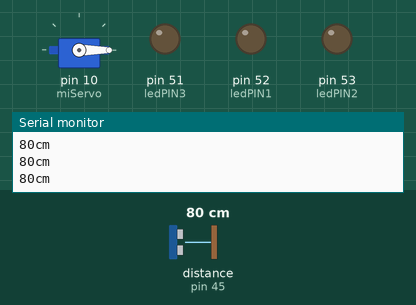
Recording of a sketch running on a simulated Arduino Mega 2560, built with avr-gcc and run on an emulated ATmega2560. Shown: servo, output pins drawn as LEDs (lit = HIGH), the last lines printed to the serial monitor. Wiring (inferred from the names in the program): ultrasonic range finder: trigger pin 44; echo pin 45. Inputs (shaded band) come from the test bench; at power-on: distance to the obstacle (sensor on pin 45) 80 cm. The echo pulse lasts 58.3 µs per cm; pins used as bus, display or sensor lines are not drawn.

Above: at 1.2 s.
1.3 s: distance to the obstacle (sensor on pin 45) set to 13 cm
2.8 s: distance to the obstacle (sensor on pin 45) set to 10 cm
At 4.0 s:
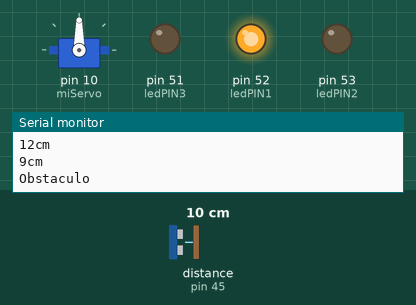
4.3 s: distance to the obstacle (sensor on pin 45) set to 18 cm
7.3 s: distance to the obstacle (sensor on pin 45) set to 2 cm
At 8.8 s:
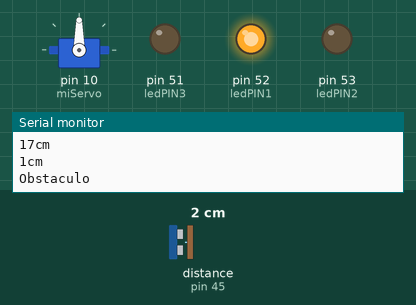
9.1 s: distance to the obstacle (sensor on pin 45) set to 35 cm
At 12.5 s:
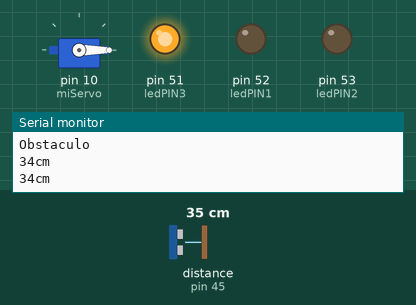
Timing chart, 0 to 13.1 s (numbered marks = the images above; inputs shaded):
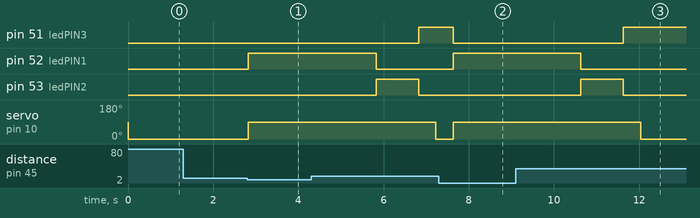

The sketch:

Sensor_Ultrasonidos_con_Leds_y_Servo.ino
```cpp
//@Sergitooo

#include <Servo.h>

int cm = 0;
long distancia, duracion; //long valores decimales
int posicion1 = 90;
int posicion2 = 0;
Servo miServo; //al pin 10
#define Pecho 45 //Echo al pin 45
#define Ptrig 44 //Trig pin 44
const int ledPIN1 = 52; //LED VERDE
const int ledPIN2 = 53; //LED AMARILLO
const int ledPIN3 = 51; //LED ROJO

void setup() {
  Serial.begin (9600);   //inicializa el puerto serie a 9600 baudios
  pinMode(Pecho, INPUT);  //define el pin 45 como entrada (echo)
  pinMode(Ptrig, OUTPUT); //define el pin 44 como salida (triger)
  pinMode(ledPIN1 , OUTPUT);  //definir pin como salida
  pinMode(ledPIN2 , OUTPUT);  //definir pin como salida
  pinMode(ledPIN3 , OUTPUT);  //definir pin como salida
  miServo.attach (10);         //define el pin 10 como salida para mover el servo enviando la señal de distancia menor a 10

}

void loop() {

  digitalWrite (Ptrig, LOW);
  delayMicroseconds(2);
  digitalWrite(Ptrig, HIGH); //genera el pulso de triger de 10ms
  delayMicroseconds(10);
  digitalWrite(Ptrig, LOW);

  duracion = pulseIn(Pecho, HIGH); //con esto sabemos cuanto tiempo estuvo en alto(HIGH)
  distancia = (duracion / 2) / 29; //   calcula la distancia en centimetros

  if (distancia >= 500 || distancia <= 0) { //si la distancia es mayor a 5cm o menor a 0cm
    Serial.println("---");                 //no mide nada
    digitalWrite(ledPIN3 , HIGH);
    digitalWrite(ledPIN1 , LOW);
    digitalWrite(ledPIN2 , LOW);
  }
  else {
    Serial.print(distancia);               //envia el valor de la distancia por el puerto serial
    Serial.println("cm");                  //le coloca a la distancia los centimetros "cm"
    digitalWrite(10, LOW);                   //en bajo el pin 10, no mueve el servo
  }

  if (distancia <= 10 && distancia >= 1) {
    miServo.write(posicion1);                //mueve el servo si la distancia es menor a 10cm
    Serial.println("Obstaculo");          //envia la palabra "obstaculo" por el puerto serial
    digitalWrite(ledPIN1 , HIGH);
    digitalWrite(ledPIN2 , LOW);
    digitalWrite(ledPIN3 , LOW);
    delay(3000);
    digitalWrite(ledPIN1 , LOW);
    digitalWrite(ledPIN2 , HIGH);
    delay(1000);
    digitalWrite(ledPIN2 , LOW);
    digitalWrite(ledPIN3 , HIGH);
  }
  else
  {
    miServo.write(posicion2);
  }
  delay(400);                             //espera 400ms para que logre ver la distancia

}
```

Measured:
- the behaviour switches between 12 and 11 cm on distance to the obstacle (sensor on pin 45) (found by bisection; images 0 and 1)
- after the input at 2.8 s, pin 52 (ledPIN1): LOW → HIGH at once; servo on pin 10 (miServo): 0° → 90° at once
- after the input at 4.3 s, servo on pin 10 (miServo): 90° → 0° after 2.9 s
- after the input at 7.3 s, pin 51 (ledPIN3): HIGH → LOW after 0.33 s; pin 52 (ledPIN1): LOW → HIGH after 0.33 s; servo on pin 10 (miServo): 0° → 90° after 0.33 s
- after the input at 9.1 s, pin 51 (ledPIN3): goes on until 11.6 s, then stays HIGH; pin 52 (ledPIN1): goes on until 10.6 s, then stays LOW; servo on pin 10 (miServo): 90° → 0° after 2.9 s
